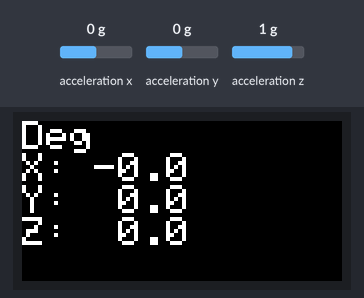
Recording of a sketch running on a simulated ESP32. On the bench: 160×80 colour display. Inputs (shaded band) come from the test bench; at power-on: acceleration x 0 g, acceleration y 0 g, acceleration z 1 g.

Above: at 1.3 s.
1.4 s: acceleration x set to -1.4 g
At 1.9 s:
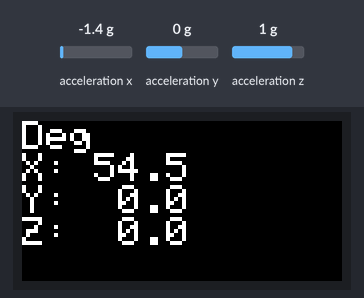
3.0 s: acceleration y set to -1.4 g
At 3.5 s:
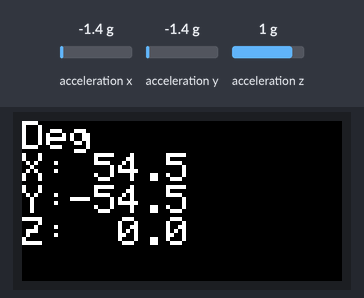
4.5 s: acceleration z set to -1.4 g
At 5.7 s:
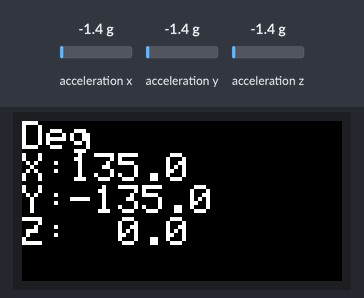
6.2 s: acceleration x set to -0.8 g
At 6.7 s:
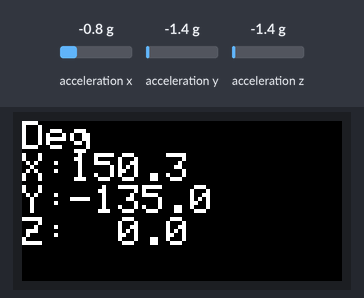
Timing chart, 0 to 8.9 s (numbered marks = the images above; inputs shaded):
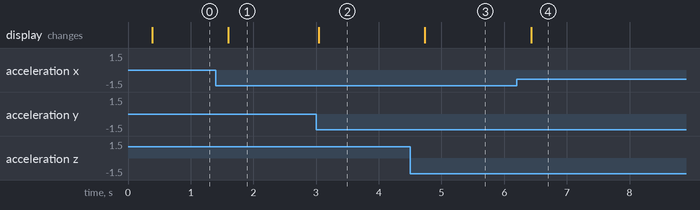

The sketch:

GyroAxis-Madgwick.ino
```cpp
#include <M5StickC.h>

float roll, pitch, yaw;
long tick = 0;

void setup() {
  M5.begin();
  M5.MPU6886.Init();
  M5.Lcd.setRotation(1);
}

void loop() {
  M5.MPU6886.getAhrsData(&pitch, &roll, &yaw);


  //100回に1回だけ描画
  tick++;
  if(tick % 100 == 0){
    tick = 0;
    M5.Lcd.setTextSize(2);
    M5.Lcd.setCursor(0, 0);
    M5.Lcd.print("Deg\n");
    M5.Lcd.printf("X:%5.1f\nY:%5.1f\nZ:%5.1f\n",pitch,roll,yaw);
  }
  delay(2);
}
```

Measured:
- after the input at 1.4 s, the display: changes after 0.20 s (image 1)
- after the input at 3.0 s, the display: changes after 0.05 s (image 2)
- after the input at 4.5 s, the display: changes after 0.24 s (image 3)
- after the input at 6.2 s, the display: changes after 0.23 s (image 4)
